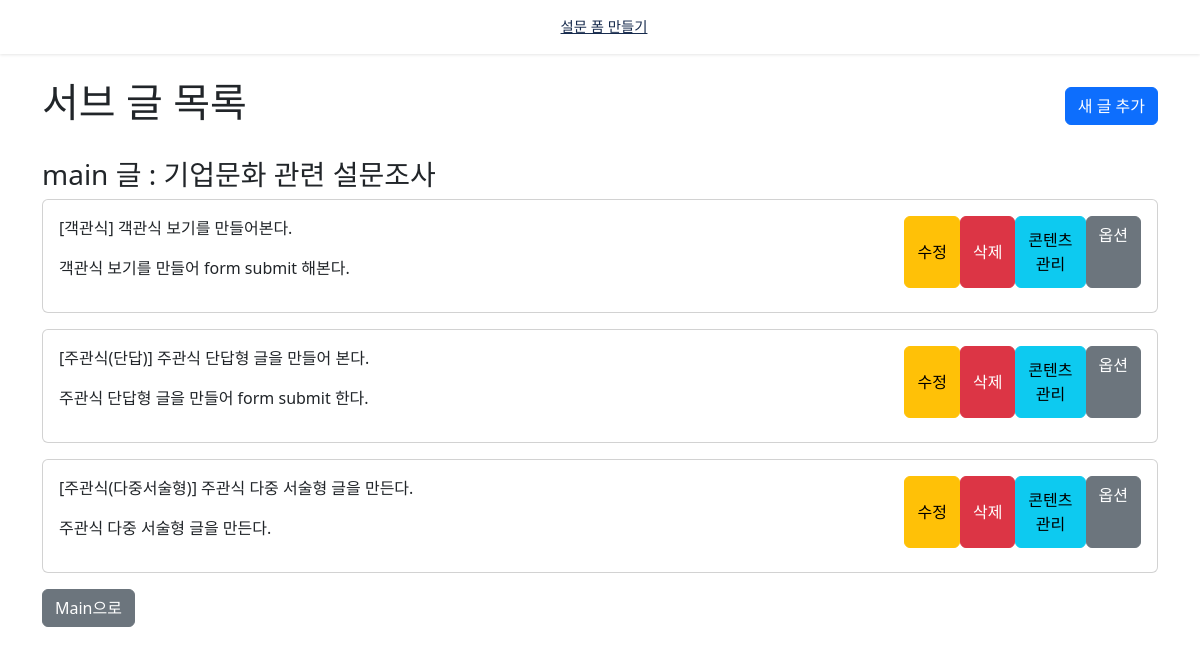
The app's page /basiccontent/subposts/2/list/ with its own data.
### basiccontent/models.py (models this page shows, shortened)
class SubPost(models.Model):
    main_post = models.ForeignKey(MainPost, on_delete=models.CASCADE, related_name="sub_posts")
    post_type = models.ForeignKey(PostType, on_delete=models.CASCADE, verbose_name="글 유형")
    title = models.CharField(max_length=255, verbose_name="서브 제목")
    description = models.TextField(null=True, blank=True, verbose_name="내용")
    necessary = models.BooleanField(default=True, verbose_name="필수 여부")  # 필수 응답인지 표시
    created_at = models.DateTimeField(auto_now_add=True)
    updated_at = models.DateTimeField(auto_now=True)
    class Meta:
        verbose_name = "실제 문항"

class MainPost(models.Model):
    title = models.CharField(max_length=255, verbose_name="대주제")
    description = models.TextField(null=True, blank=True, verbose_name="내용")
    created_at = models.DateTimeField(auto_now_add=True)
    updated_at = models.DateTimeField(auto_now=True)
    class Meta:
        verbose_name = "메인 글"

class PostType(models.Model):
    post_type = models.CharField(max_length=30, verbose_name="글 유형")
    class Meta:
        verbose_name = "글 유형"

### basiccontent/views.py (the view)
# urls.py: path('subposts/<int:post_id>/list/', views.SubPostListView.as_view(), name='subpost-list'),
class SubPostListView(ListView):
    model = SubPost
    template_name = 'basiccontent/subpost/subpost_list.html'
    context_object_name = 'sub_posts'
    def get_queryset(self):
        post_id = self.kwargs.get('post_id')
        sub_posts = SubPost.objects.filter(main_post_id=post_id).select_related('main_post')
        return sub_posts
    def get_context_data(self, **kwargs):
        context = super().get_context_data(**kwargs)
        context['post_id'] = self.kwargs.get('post_id')
        return context

### templates/basiccontent/subpost/subpost_list.html (shortened to what this page needs)
{% extends 'base.html' %}
{% load content_tags %}
{% block content %}
<div class="container mt-4">
    <div class="d-flex justify-content-between align-items-center mb-4">
        <h1>서브 글 목록</h1>
        <button
            class="btn btn-primary"
            hx-get="{% url 'basiccontent:subpost-create' post_id %}"
            hx-target="#form-dialog"
            hx-trigger="click">
            새 글 추가
        </button>
    </div>
    <h3>main 글 : {{ sub_posts.0.main_post.title }}</h3>
    <div id="subpost-list">
        {% for sub_post in sub_posts %}
        <div class="card mb-3" id="sub_post-{{ sub_post.id }}">
            <div class="card-body">
                <div class="row">
                    <div class="col-md-8">
                        <h7 class="card-title">[{{ sub_post.post_type.post_type }}] {{ sub_post.title }} </h7>
                        <p class="card-text mt-2">{{ sub_post.description|linebreaks }}</p>
                    </div>
                    <div class="col-md-4">
                        <div class="d-flex justify-content-end h-100">
                            <button
                                class="btn btn-warning mb-2 w-70"
                                hx-get="{% url 'basiccontent:subpost-update' sub_post.id %}"
                                hx-target="#form-dialog">
                                수정
                            </button>
                            <button
                                class="btn btn-danger mb-2 w-70"
                                hx-delete="{% url 'basiccontent:subpost-delete' sub_post.id %}"
                                hx-target="#subpost-list"
                                hx-confirm="정말 삭제하시겠습니까?">
                                삭제
                            </button>
                            <button
                                class="btn btn-info mb-2 w-70"
                                hx-get="{% url 'basiccontent:post-content-update' sub_post.id %}"
                                hx-target="#form-dialog">
                                콘텐츠<br/>관리
                            </button>
                            <a href="{% url 'basiccontent:option-list' sub_post.id %}" class="btn btn-secondary mb-2 w-70">옵션</a>
                        </div>
                    </div>
                </div>
            </div>
        </div>
        {% endfor %}
    </div>
    <button type="button" class="btn btn-secondary" onclick="history.back()">Main으로</button>
</div>
{% endblock %}

### records on screen
SubPost: main_post.title "기업문화 관련 설문조사", post_type.post_type "객관식", title "객관식 보기를 만들어본다.", description "객관식 보기를 만들어 form submit 해본다."
SubPost: post_type.post_type "주관식(단답)", title "주관식 단답형 글을 만들어 본다.", description "주관식 단답형 글을 만들어 form submit 한다."
SubPost: post_type.post_type "주관식(다중서술형)", title "주관식 다중 서술형 글을 만든다.", description "주관식 다중 서술형 글을 만든다."
